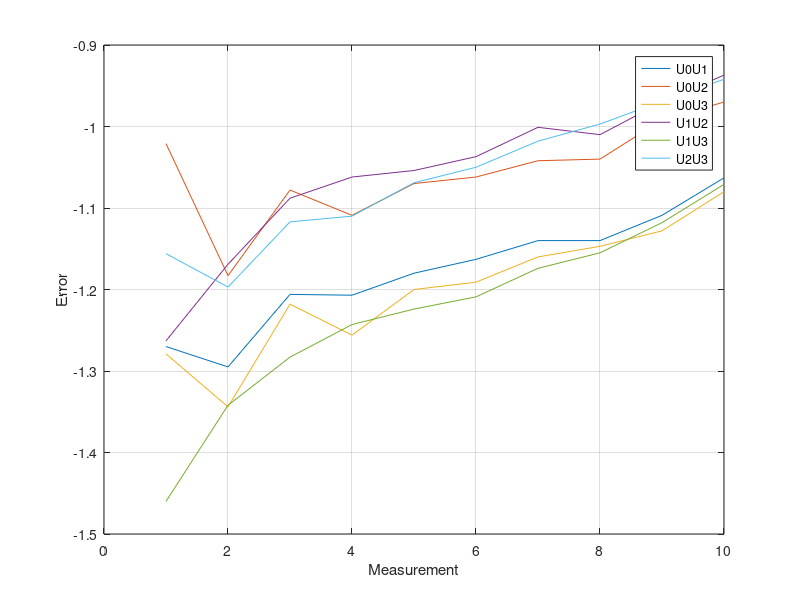

Recreate this plot in MATLAB. (Note: this script raises an error after producing the figure.)
DWM_to_wall_offset = 0.025;
number_of_distances_measured = 10;
number_of_experiments = 6;

U0_actual_distances = [4.557, 4.035, 3.519, 3.014, 2.508, 2.001, 1.499, 1.000, 0.497, 0.100] + 2*DWM_to_wall_offset;
U1_actual_distances = [4.556, 4.036, 3.520, 3.015, 2.508, 2.001, 1.500, 1.000, 0.498, 0.100] + 2*DWM_to_wall_offset;
U2_actual_distances = [4.555, 4.037, 3.519, 3.015, 2.507, 2.001, 1.501, 1.000, 0.493, 0.100] + 2*DWM_to_wall_offset;

U0U1 = [5.877, 5.380, 4.775, 4.271, 3.738, 3.214, 2.689, 2.190, 1.656, 1.213];
U0U2 = [5.628, 5.268, 4.647, 4.173, 3.628, 3.113, 2.591, 2.090, 1.539, 1.120];
U0U3 = [5.886, 5.429, 4.787, 4.320, 3.758, 3.242, 2.709, 2.197, 1.675, 1.230];
U1U2 = [5.869, 5.255, 4.658, 4.127, 3.612, 3.088, 2.551, 2.060, 1.518, 1.087];
U1U3 = [6.066, 5.428, 4.853, 4.308, 3.782, 3.260, 2.724, 2.205, 1.666, 1.221];
U2U3 = [5.761, 5.284, 4.686, 4.175, 3.626, 3.101, 2.569, 2.047, 1.512, 1.092];

U_distances = [U0U1; U0U2; U0U3; U1U2; U1U3; U2U3]';

actual_distances = [U0_actual_distances; U0_actual_distances; U0_actual_distances; ...
                    U1_actual_distances; U1_actual_distances; U2_actual_distances]';


E = actual_distances - U_distances;
%% Plots

plot(E);
grid on;
legend('U0U1','U0U2','U0U3','U1U2','U1U3','U2U3');
xlabel('Measurement');
ylabel('Error');

%% Saves
colNames = {'U0U1','U0U2','U0U3','U1U2','U1U3','U2U3'};
T_U = array2table(U_distances, 'VariableNames', colNames);
writetable(T_U, 'Data/U_distances.csv', 'WriteRowNames', true);

A_U = array2table(actual_distances, 'VariableNames', colNames);
writetable(A_U, 'Data/actual_distances.csv', 'WriteRowNames', true);
